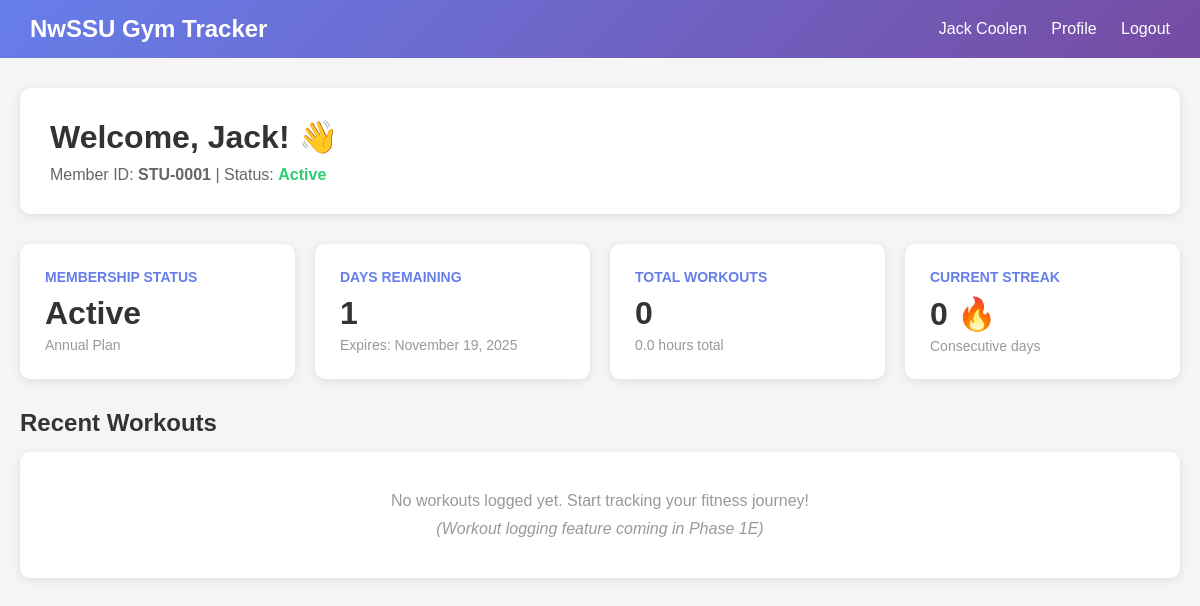
The page /user/dashboard (signed in) on the database its author committed.
### Project/models.py (models this page shows, shortened)
class Member(db.Model):
    __tablename__ = 'members'
    member_id = db.Column(db.Integer, primary_key=True)
    unique_code = db.Column(db.String(10), unique=True, nullable=False)
    first_name = db.Column(db.String(100), nullable=False)
    last_name = db.Column(db.String(100), nullable=False)
    age = db.Column(db.Integer)
    gender = db.Column(db.Enum('Male', 'Female'))
    member_type = db.Column(db.Enum('Faculty', 'Outsider', 'Student'), nullable=False)
    student_number = db.Column(db.String(20))
    gym_plan = db.Column(db.Enum('Daily', 'Monthly', 'Annual'), nullable=False)
    email = db.Column(db.String(150))
    contact_number = db.Column(db.String(20))
    address = db.Column(db.String(255))
    start_date = db.Column(db.Date, nullable=False)
    end_date = db.Column(db.Date, nullable=False)
    status = db.Column(db.Enum('Active', 'Inactive', 'Expired'), default='Active')
    date_registered = db.Column(db.DateTime, default=lambda: datetime.now(pytz.timezone('Asia/Manila')))
    price_paid = db.Column(db.Float, nullable=True)
    password_hash = db.Column(db.String(200), nullable=True)  # NULL for admin-created members
    is_self_registered = db.Column(db.Boolean, default=False)  # True if user registered themselves
    logs = db.relationship('MembershipLog', backref='member', lazy=True, cascade='all, delete-orphan')
    workouts = db.relationship('Workout', backref='member', lazy=True, cascade='all, delete-orphan')
    _original_member_type = None
    def check_and_update_status(self):
        current_date = datetime.now(pytz.timezone('Asia/Manila')).date()
        if current_date > self.end_date:
            self.status = 'Expired'
        elif self.status == 'Expired' and current_date <= self.end_date:
            self.status = 'Active'
        db.session.commit()

### Project/userRoutes.py (the view)
@userRoutes.route('/user/dashboard')
@user_login_required
def dashboard():
    user_id = session.get('user_id')
    member = Member.query.get(user_id)
    if not member:
        flash('User not found. Please login again.', 'error')
        session.clear()
        return redirect(url_for('userAuth.user_login'))
    member.check_and_update_status()
    tz = pytz.timezone('Asia/Manila')
    today = datetime.now(tz).date()
    days_remaining = (member.end_date - today).days if member.end_date > today else 0
    total_workouts = Workout.query.filter_by(member_id=user_id).count()
    total_minutes = db.session.query(db.func.sum(Workout.duration_minutes)).filter_by(member_id=user_id).scalar() or 0
    total_hours = round(total_minutes / 60, 1)
    streak = calculate_workout_streak(user_id)
    recent_workouts = Workout.query.filter_by(member_id=user_id).order_by(Workout.workout_date.desc()).limit(5).all()
    return render_template('user_dashboard.html',
                         member=member,
                         days_remaining=days_remaining,
                         total_workouts=total_workouts,
                         total_hours=total_hours,
                         streak=streak,
                         recent_workouts=recent_workouts)

### Project/userRoutes.py (called while the page is built, shortened)
def user_login_required(f):
    @wraps(f)
    def decorated_function(*args, **kwargs):
        if 'user_id' not in session:
            flash('Please log in to access this page.', 'warning')
            return redirect(url_for('userAuth.user_login'))
        return f(*args, **kwargs)
    return decorated_function

def calculate_workout_streak(member_id):
    tz = pytz.timezone('Asia/Manila')
    today = datetime.now(tz).date()
    workouts = Workout.query.filter_by(member_id=member_id).order_by(Workout.workout_date.desc()).all()
    if not workouts:
        return 0

### Project/templates/user_dashboard.html (shortened to what this page needs)
<!DOCTYPE html>
<html lang="en">
<head>
</head>
<body>
    <div class="navbar">
        <h2>NwSSU Gym Tracker</h2>
        <div>
            <span>{{ session.user_name }}</span>
            <a href="{{ url_for('userRoutes.profile') }}">Profile</a>
            <a href="{{ url_for('userAuth.user_logout') }}">Logout</a>
        </div>
    </div>
    <div class="container">
        <div class="welcome">
            <h1>Welcome, {{ member.first_name }}! 👋</h1>
            <p>Member ID: <strong>{{ member.unique_code }}</strong> | Status: <strong class="status-{{ member.status.lower() }}">{{ member.status }}</strong></p>
        </div>
        <div class="stats">
            <div class="stat-card">
                <h3>Membership Status</h3>
                <div class="value status-{{ member.status.lower() }}">{{ member.status }}</div>
                <div class="label">{{ member.gym_plan }} Plan</div>
            </div>
            <div class="stat-card">
                <h3>Days Remaining</h3>
                <div class="value">{{ days_remaining }}</div>
                <div class="label">Expires: {{ member.end_date.strftime('%B %d, %Y') }}</div>
            </div>
            <div class="stat-card">
                <h3>Total Workouts</h3>
                <div class="value">{{ total_workouts }}</div>
                <div class="label">{{ total_hours }} hours total</div>
            </div>
            <div class="stat-card">
                <h3>Current Streak</h3>
                <div class="value">{{ streak }} 🔥</div>
                <div class="label">Consecutive days</div>
            </div>
        </div>
        <h2 style="margin-bottom: 15px; color: #333;">Recent Workouts</h2>
        {% if recent_workouts %}
        <table>
            <thead>
                <tr>
                    <th>Date</th>
                    <th>Exercise Type</th>
                    <th>Duration</th>
                    <th>Calories</th>
                </tr>
            </thead>
            <tbody>
                {% for workout in recent_workouts %}
                <tr>
                    <td>{{ workout.workout_date.strftime('%b %d, %Y %I:%M %p') }}</td>
                    <td>{{ workout.exercise_type }}</td>
                    <td>{{ workout.duration_minutes }} minutes</td>
                    <td>{{ workout.calories_burned or '-' }}</td>
                </tr>
                {% endfor %}
            </tbody>
        </table>
        {% else %}
        <div class="stat-card no-data">
            <p>No workouts logged yet. Start tracking your fitness journey!</p>
            <p style="margin-top: 10px;"><em>(Workout logging feature coming in Phase 1E)</em></p>
        </div>
        {% endif %}
    </div>
</body>
</html>

### Project/templates/user_dashboard.html (style rules this page uses)
* { margin: 0; padding: 0; box-sizing: border-box; }
body { font-family: Arial, sans-serif; background: #f5f5f5; }
.navbar { background: linear-gradient(135deg, #667eea 0%, #764ba2 100%); color: white; padding: 15px 30px; display: flex; justify-content: space-between; align-items: center; }
.navbar h2 { margin: 0; }
.navbar a { color: white; text-decoration: none; margin-left: 20px; }
.container { max-width: 1200px; margin: 30px auto; padding: 0 20px; }
.welcome { background: white; padding: 30px; border-radius: 10px; margin-bottom: 30px; box-shadow: 0 2px 10px rgba(0,0,0,0.1); }
.welcome h1 { color: #333; margin-bottom: 10px; }
.welcome p { color: #666; }
.stats { display: grid; grid-template-columns: repeat(auto-fit, minmax(250px, 1fr)); gap: 20px; margin-bottom: 30px; }
.stat-card { background: white; padding: 25px; border-radius: 10px; box-shadow: 0 2px 10px rgba(0,0,0,0.1); }
.stat-card h3 { color: #667eea; font-size: 14px; text-transform: uppercase; margin-bottom: 10px; }
.stat-card .value { font-size: 32px; font-weight: bold; color: #333; }
.stat-card .label { color: #999; font-size: 14px; margin-top: 5px; }
.status-active { color: #2ecc71; }
.no-data { text-align: center; padding: 40px; color: #999; }

### rows shown on the page
Member: first_name "Jack", unique_code "STU-0001", status "Active", gym_plan "Annual", end_date "November 19, 2025"

### other values the page prints
{{ session.user_name }} "Jack Coolen"
{{ total_workouts }} "0"
{{ total_hours }} "0.0"
{{ streak }} "0"
